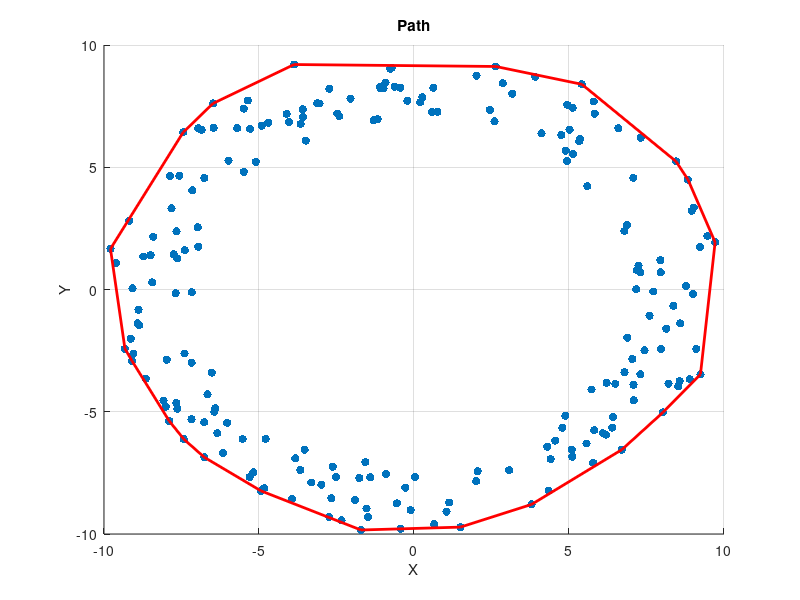

The MATLAB script that drew this image:
clear
clc
close all

N = 500;

X = -10 + (10 + 10) * rand(N, 1);
Y = -10 + (10 + 10) * rand(N, 1);

distances = sqrt(X.^2 + Y.^2);

inside_circle = distances <= 10;
X = X(inside_circle);
Y = Y(inside_circle);

distances = sqrt(X.^2 + Y.^2);

outside_inner_circle = distances >= 7;
X = X(outside_inner_circle);
Y = Y(outside_inner_circle);

K = convhull(X, Y);

figure;
scatter(X, Y, 'filled');
hold on;
plot(X(K), Y(K), 'r', 'LineWidth', 2);
title('Path');
xlabel('X');
ylabel('Y');
xlim([-10 10]);
ylim([-10 10]);
grid on;
hold off;